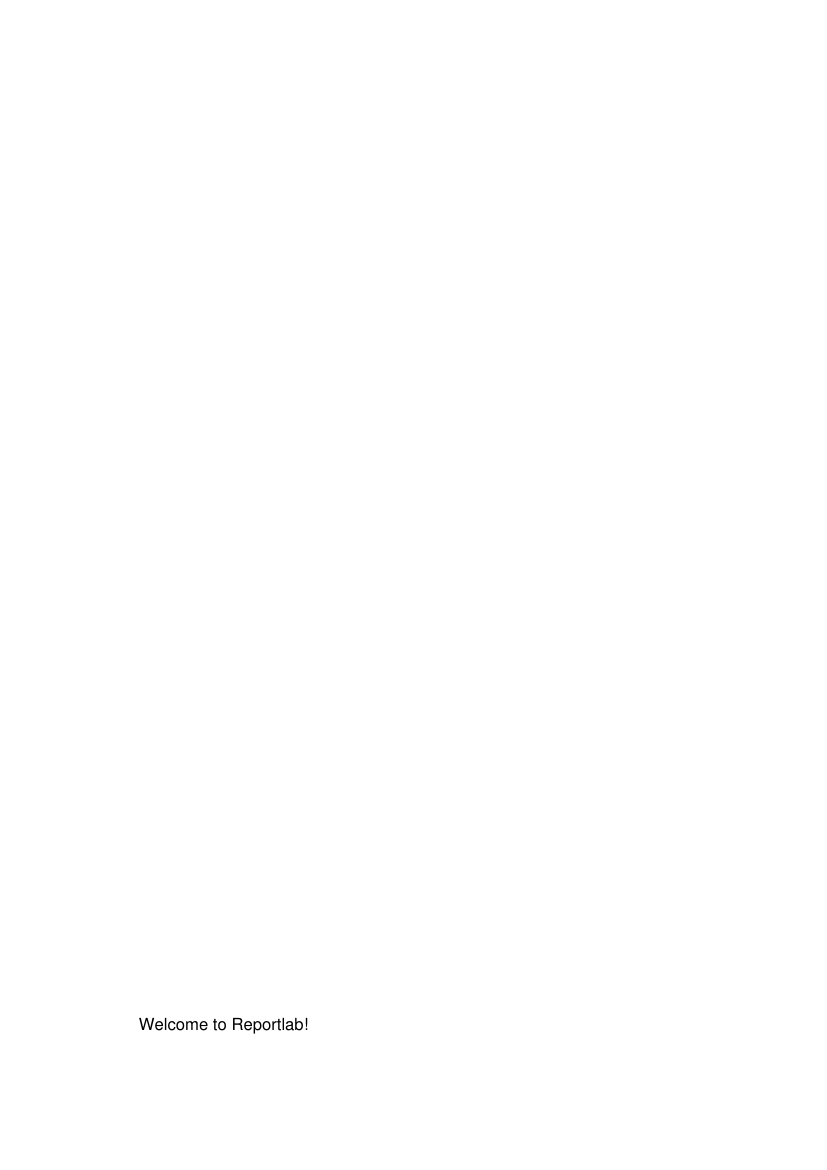

This chart was generated by the following Python code:
# hello_reportlab.py

from reportlab.pdfgen import canvas

c = canvas.Canvas("hello.pdf")
c.drawString(100, 100, "Welcome to Reportlab!")
c.showPage()
c.save()
